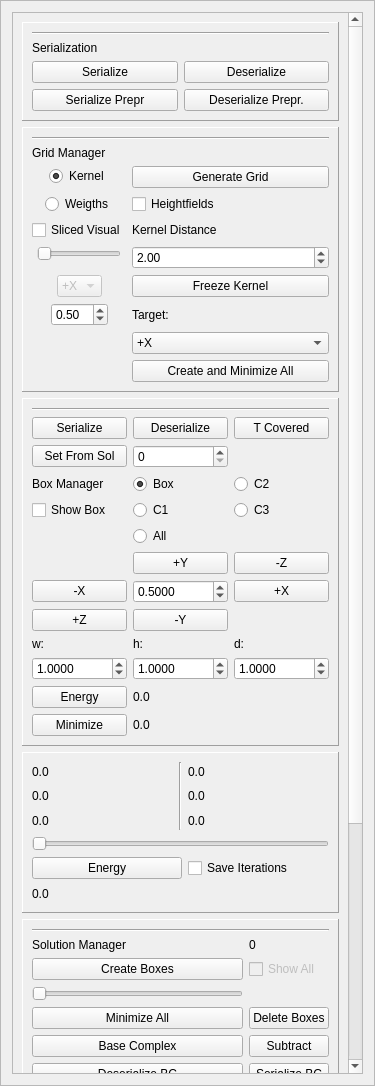
<?xml version="1.0" encoding="UTF-8"?>
<ui version="4.0">
 <class>EngineManager</class>
 <widget class="QFrame" name="EngineManager">
  <property name="geometry">
   <rect>
    <x>0</x>
    <y>0</y>
    <width>375</width>
    <height>1086</height>
   </rect>
  </property>
  <property name="minimumSize">
   <size>
    <width>375</width>
    <height>0</height>
   </size>
  </property>
  <property name="maximumSize">
   <size>
    <width>375</width>
    <height>16777215</height>
   </size>
  </property>
  <property name="windowTitle">
   <string>Frame</string>
  </property>
  <property name="frameShape">
   <enum>QFrame::StyledPanel</enum>
  </property>
  <property name="frameShadow">
   <enum>QFrame::Raised</enum>
  </property>
  <layout class="QGridLayout" name="gridLayout_12">
   <item row="0" column="0">
    <widget class="QScrollArea" name="scrollArea">
     <property name="sizePolicy">
      <sizepolicy hsizetype="Expanding" vsizetype="Expanding">
       <horstretch>0</horstretch>
       <verstretch>0</verstretch>
      </sizepolicy>
     </property>
     <property name="minimumSize">
      <size>
       <width>321</width>
       <height>0</height>
      </size>
     </property>
     <property name="verticalScrollBarPolicy">
      <enum>Qt::ScrollBarAsNeeded</enum>
     </property>
     <property name="widgetResizable">
      <bool>true</bool>
     </property>
     <widget class="QWidget" name="scrollAreaWidgetContents">
      <property name="geometry">
       <rect>
        <x>0</x>
        <y>0</y>
        <width>339</width>
        <height>1404</height>
       </rect>
      </property>
      <layout class="QGridLayout" name="gridLayout_15">
       <item row="0" column="0">
        <widget class="QFrame" name="frame_4">
         <property name="sizePolicy">
          <sizepolicy hsizetype="Preferred" vsizetype="Fixed">
           <horstretch>0</horstretch>
           <verstretch>0</verstretch>
          </sizepolicy>
         </property>
         <property name="frameShape">
          <enum>QFrame::Panel</enum>
         </property>
         <property name="frameShadow">
          <enum>QFrame::Raised</enum>
         </property>
         <layout class="QGridLayout" name="gridLayout_11">
          <item row="0" column="0" colspan="2">
           <widget class="Line" name="line_4">
            <property name="orientation">
             <enum>Qt::Horizontal</enum>
            </property>
           </widget>
          </item>
          <item row="1" column="0">
           <widget class="QLabel" name="label_10">
            <property name="text">
             <string>Serialization</string>
            </property>
           </widget>
          </item>
          <item row="2" column="0">
           <widget class="QPushButton" name="serializePushButton">
            <property name="text">
             <string>Serialize</string>
            </property>
           </widget>
          </item>
          <item row="2" column="1">
           <widget class="QPushButton" name="deserializePushButton">
            <property name="text">
             <string>Deserialize</string>
            </property>
           </widget>
          </item>
          <item row="3" column="1">
           <widget class="QPushButton" name="deserializePreprocessingPushButton">
            <property name="text">
             <string>Deserialize Prepr.</string>
            </property>
           </widget>
          </item>
          <item row="3" column="0">
           <widget class="QPushButton" name="serializePreprocessingPushButton">
            <property name="text">
             <string>Serialize Prepr</string>
            </property>
           </widget>
          </item>
         </layout>
        </widget>
       </item>
       <item row="2" column="0">
        <widget class="QFrame" name="frame_2">
         <property name="enabled">
          <bool>true</bool>
         </property>
         <property name="sizePolicy">
          <sizepolicy hsizetype="Preferred" vsizetype="Fixed">
           <horstretch>0</horstretch>
           <verstretch>0</verstretch>
          </sizepolicy>
         </property>
         <property name="frameShape">
          <enum>QFrame::Panel</enum>
         </property>
         <property name="frameShadow">
          <enum>QFrame::Raised</enum>
         </property>
         <layout class="QGridLayout" name="gridLayout">
          <item row="9" column="2">
           <widget class="QLabel" name="label_6">
            <property name="text">
             <string>d:</string>
            </property>
           </widget>
          </item>
          <item row="4" column="0">
           <widget class="QCheckBox" name="showBoxCheckBox">
            <property name="text">
             <string>Show Box</string>
            </property>
           </widget>
          </item>
          <item row="4" column="2">
           <widget class="QRadioButton" name="c3RadioButton">
            <property name="text">
             <string>C3</string>
            </property>
           </widget>
          </item>
          <item row="9" column="0">
           <widget class="QLabel" name="label_4">
            <property name="text">
             <string>w:</string>
            </property>
           </widget>
          </item>
          <item row="10" column="2">
           <widget class="QDoubleSpinBox" name="dSpinBox">
            <property name="decimals">
             <number>4</number>
            </property>
            <property name="singleStep">
             <double>0.500000000000000</double>
            </property>
            <property name="value">
             <double>1.000000000000000</double>
            </property>
           </widget>
          </item>
          <item row="12" column="0">
           <widget class="QPushButton" name="minimizePushButton">
            <property name="text">
             <string>Minimize</string>
            </property>
           </widget>
          </item>
          <item row="10" column="1">
           <widget class="QDoubleSpinBox" name="hSpinBox">
            <property name="decimals">
             <number>4</number>
            </property>
            <property name="singleStep">
             <double>0.500000000000000</double>
            </property>
            <property name="value">
             <double>1.000000000000000</double>
            </property>
           </widget>
          </item>
          <item row="7" column="1">
           <widget class="QDoubleSpinBox" name="stepSpinBox">
            <property name="decimals">
             <number>4</number>
            </property>
            <property name="singleStep">
             <double>0.500000000000000</double>
            </property>
            <property name="value">
             <double>0.500000000000000</double>
            </property>
           </widget>
          </item>
          <item row="11" column="0">
           <widget class="QPushButton" name="energyBoxPushButton">
            <property name="text">
             <string>Energy</string>
            </property>
           </widget>
          </item>
          <item row="0" column="0" colspan="3">
           <widget class="Line" name="line_2">
            <property name="orientation">
             <enum>Qt::Horizontal</enum>
            </property>
           </widget>
          </item>
          <item row="3" column="2">
           <widget class="QRadioButton" name="c2RadioButton">
            <property name="text">
             <string>C2</string>
            </property>
            <property name="checked">
             <bool>false</bool>
            </property>
           </widget>
          </item>
          <item row="8" column="1">
           <widget class="QPushButton" name="minusYButton">
            <property name="text">
             <string>-Y</string>
            </property>
           </widget>
          </item>
          <item row="9" column="1">
           <widget class="QLabel" name="label_5">
            <property name="text">
             <string>h:</string>
            </property>
           </widget>
          </item>
          <item row="6" column="2">
           <widget class="QPushButton" name="minusZButton">
            <property name="text">
             <string>-Z</string>
            </property>
           </widget>
          </item>
          <item row="6" column="1">
           <widget class="QPushButton" name="plusYButton">
            <property name="text">
             <string>+Y</string>
            </property>
           </widget>
          </item>
          <item row="1" column="1">
           <widget class="QPushButton" name="deserializeBoxPushButton">
            <property name="text">
             <string>Deserialize</string>
            </property>
           </widget>
          </item>
          <item row="11" column="1" colspan="2">
           <widget class="QLabel" name="energyLabel">
            <property name="text">
             <string>0.0</string>
            </property>
           </widget>
          </item>
          <item row="7" column="0">
           <widget class="QPushButton" name="minusXButton">
            <property name="text">
             <string>-X</string>
            </property>
           </widget>
          </item>
          <item row="3" column="1">
           <widget class="QRadioButton" name="boxRadioButton">
            <property name="text">
             <string>Box</string>
            </property>
            <property name="checked">
             <bool>true</bool>
            </property>
           </widget>
          </item>
          <item row="12" column="1" colspan="2">
           <widget class="QLabel" name="minimizedEnergyLabel">
            <property name="text">
             <string>0.0</string>
            </property>
           </widget>
          </item>
          <item row="10" column="0">
           <widget class="QDoubleSpinBox" name="wSpinBox">
            <property name="decimals">
             <number>4</number>
            </property>
            <property name="singleStep">
             <double>0.500000000000000</double>
            </property>
            <property name="value">
             <double>1.000000000000000</double>
            </property>
           </widget>
          </item>
          <item row="7" column="2">
           <widget class="QPushButton" name="plusXButton">
            <property name="text">
             <string>+X</string>
            </property>
           </widget>
          </item>
          <item row="3" column="0">
           <widget class="QLabel" name="label_8">
            <property name="text">
             <string>Box Manager</string>
            </property>
           </widget>
          </item>
          <item row="1" column="0">
           <widget class="QPushButton" name="serializeBoxPushButton">
            <property name="text">
             <string>Serialize</string>
            </property>
           </widget>
          </item>
          <item row="4" column="1">
           <widget class="QRadioButton" name="c1RadioButton">
            <property name="text">
             <string>C1</string>
            </property>
           </widget>
          </item>
          <item row="8" column="0">
           <widget class="QPushButton" name="plusZButton">
            <property name="text">
             <string>+Z</string>
            </property>
           </widget>
          </item>
          <item row="5" column="1">
           <widget class="QRadioButton" name="allRadioButton">
            <property name="text">
             <string>All</string>
            </property>
           </widget>
          </item>
          <item row="2" column="0">
           <widget class="QPushButton" name="setFromSolutionButton">
            <property name="text">
             <string>Set From Sol</string>
            </property>
           </widget>
          </item>
          <item row="2" column="1">
           <widget class="QSpinBox" name="setFromSolutionSpinBox"/>
          </item>
          <item row="1" column="2">
           <widget class="QPushButton" name="trianglesCoveredPushButton">
            <property name="text">
             <string>T Covered</string>
            </property>
           </widget>
          </item>
         </layout>
        </widget>
       </item>
       <item row="3" column="0">
        <widget class="QFrame" name="frame_5">
         <property name="sizePolicy">
          <sizepolicy hsizetype="Preferred" vsizetype="Fixed">
           <horstretch>0</horstretch>
           <verstretch>0</verstretch>
          </sizepolicy>
         </property>
         <property name="minimumSize">
          <size>
           <width>256</width>
           <height>161</height>
          </size>
         </property>
         <property name="frameShape">
          <enum>QFrame::Panel</enum>
         </property>
         <property name="frameShadow">
          <enum>QFrame::Raised</enum>
         </property>
         <layout class="QGridLayout" name="gridLayout_2">
          <item row="4" column="2">
           <widget class="QCheckBox" name="saveIterationsCheckBox">
            <property name="text">
             <string>Save Iterations</string>
            </property>
           </widget>
          </item>
          <item row="5" column="0" colspan="3">
           <widget class="QLabel" name="energyIterationLabel">
            <property name="text">
             <string>0.0</string>
            </property>
           </widget>
          </item>
          <item row="1" column="2">
           <widget class="QLabel" name="gmaxy">
            <property name="sizePolicy">
             <sizepolicy hsizetype="Preferred" vsizetype="Preferred">
              <horstretch>0</horstretch>
              <verstretch>0</verstretch>
             </sizepolicy>
            </property>
            <property name="text">
             <string>0.0</string>
            </property>
           </widget>
          </item>
          <item row="0" column="2">
           <widget class="QLabel" name="gmaxx">
            <property name="text">
             <string>0.0</string>
            </property>
           </widget>
          </item>
          <item row="2" column="0">
           <widget class="QLabel" name="gminz">
            <property name="text">
             <string>0.0</string>
            </property>
           </widget>
          </item>
          <item row="2" column="2">
           <widget class="QLabel" name="gmaxz">
            <property name="text">
             <string>0.0</string>
            </property>
           </widget>
          </item>
          <item row="3" column="0" colspan="3">
           <widget class="QSlider" name="iterationsSlider">
            <property name="orientation">
             <enum>Qt::Horizontal</enum>
            </property>
           </widget>
          </item>
          <item row="4" column="0" colspan="2">
           <widget class="QPushButton" name="energyIterationsButton">
            <property name="text">
             <string>Energy</string>
            </property>
           </widget>
          </item>
          <item row="0" column="0">
           <widget class="QLabel" name="gminx">
            <property name="text">
             <string>0.0</string>
            </property>
           </widget>
          </item>
          <item row="1" column="0">
           <widget class="QLabel" name="gminy">
            <property name="text">
             <string>0.0</string>
            </property>
           </widget>
          </item>
          <item row="0" column="1" rowspan="3">
           <widget class="Line" name="line_5">
            <property name="orientation">
             <enum>Qt::Vertical</enum>
            </property>
           </widget>
          </item>
         </layout>
        </widget>
       </item>
       <item row="6" column="0">
        <widget class="QFrame" name="frame_6">
         <property name="sizePolicy">
          <sizepolicy hsizetype="Preferred" vsizetype="Fixed">
           <horstretch>0</horstretch>
           <verstretch>0</verstretch>
          </sizepolicy>
         </property>
         <property name="frameShape">
          <enum>QFrame::Panel</enum>
         </property>
         <property name="frameShadow">
          <enum>QFrame::Raised</enum>
         </property>
         <layout class="QGridLayout" name="gridLayout_3">
          <item row="1" column="0">
           <widget class="QLabel" name="label_11">
            <property name="text">
             <string>Dcel Manager</string>
            </property>
           </widget>
          </item>
          <item row="0" column="0" colspan="2">
           <widget class="Line" name="line_6">
            <property name="sizePolicy">
             <sizepolicy hsizetype="Minimum" vsizetype="Fixed">
              <horstretch>0</horstretch>
              <verstretch>0</verstretch>
             </sizepolicy>
            </property>
            <property name="orientation">
             <enum>Qt::Horizontal</enum>
            </property>
           </widget>
          </item>
          <item row="4" column="0">
           <widget class="QFrame" name="frame3">
            <property name="frameShape">
             <enum>QFrame::NoFrame</enum>
            </property>
            <property name="frameShadow">
             <enum>QFrame::Raised</enum>
            </property>
            <layout class="QGridLayout" name="gridLayout_13">
             <item row="0" column="0">
              <widget class="QCheckBox" name="wireframeDcelCheckBox">
               <property name="enabled">
                <bool>true</bool>
               </property>
               <property name="text">
                <string>Wireframe</string>
               </property>
               <property name="checked">
                <bool>true</bool>
               </property>
              </widget>
             </item>
             <item row="1" column="0">
              <spacer name="verticalSpacer_6">
               <property name="orientation">
                <enum>Qt::Vertical</enum>
               </property>
               <property name="sizeHint" stdset="0">
                <size>
                 <width>20</width>
                 <height>40</height>
                </size>
               </property>
              </spacer>
             </item>
            </layout>
           </widget>
          </item>
          <item row="4" column="1">
           <widget class="QFrame" name="frame2">
            <layout class="QGridLayout" name="gridLayout_14">
             <item row="3" column="0">
              <spacer name="verticalSpacer">
               <property name="orientation">
                <enum>Qt::Vertical</enum>
               </property>
               <property name="sizeHint" stdset="0">
                <size>
                 <width>20</width>
                 <height>40</height>
                </size>
               </property>
              </spacer>
             </item>
             <item row="0" column="0">
              <widget class="QRadioButton" name="pointsDcelRadioButton">
               <property name="enabled">
                <bool>true</bool>
               </property>
               <property name="text">
                <string>Points</string>
               </property>
               <property name="checked">
                <bool>true</bool>
               </property>
              </widget>
             </item>
             <item row="1" column="0">
              <widget class="QRadioButton" name="flatDcelRadioButton">
               <property name="enabled">
                <bool>true</bool>
               </property>
               <property name="text">
                <string>Flat</string>
               </property>
               <property name="checked">
                <bool>false</bool>
               </property>
              </widget>
             </item>
             <item row="2" column="0">
              <widget class="QRadioButton" name="smoothDcelRadioButton">
               <property name="enabled">
                <bool>true</bool>
               </property>
               <property name="text">
                <string>Smooth</string>
               </property>
               <property name="checked">
                <bool>false</bool>
               </property>
              </widget>
             </item>
            </layout>
           </widget>
          </item>
          <item row="2" column="0" colspan="2">
           <widget class="QFrame" name="frame_7">
            <property name="frameShape">
             <enum>QFrame::StyledPanel</enum>
            </property>
            <property name="frameShadow">
             <enum>QFrame::Raised</enum>
            </property>
            <layout class="QFormLayout" name="formLayout">
             <item row="0" column="0">
              <widget class="QRadioButton" name="inputMeshRadioButton">
               <property name="text">
                <string>Input Mesh</string>
               </property>
               <property name="checked">
                <bool>true</bool>
               </property>
              </widget>
             </item>
             <item row="1" column="0">
              <widget class="QRadioButton" name="baseComplexRadioButton">
               <property name="text">
                <string>Base Complex</string>
               </property>
              </widget>
             </item>
             <item row="0" column="1">
              <widget class="QRadioButton" name="heightfieldsRadioButton">
               <property name="text">
                <string>Heightfields</string>
               </property>
              </widget>
             </item>
            </layout>
            <zorder>baseComplexRadioButton</zorder>
            <zorder>inputMeshRadioButton</zorder>
            <zorder>heightfieldsRadioButton</zorder>
           </widget>
          </item>
         </layout>
        </widget>
       </item>
       <item row="4" column="0">
        <widget class="QFrame" name="frame">
         <property name="sizePolicy">
          <sizepolicy hsizetype="Preferred" vsizetype="Fixed">
           <horstretch>0</horstretch>
           <verstretch>0</verstretch>
          </sizepolicy>
         </property>
         <property name="frameShape">
          <enum>QFrame::Panel</enum>
         </property>
         <property name="frameShadow">
          <enum>QFrame::Raised</enum>
         </property>
         <layout class="QGridLayout" name="gridLayout_4">
          <item row="7" column="1">
           <widget class="QPushButton" name="serializeBCPushButton">
            <property name="text">
             <string>Serialize BC</string>
            </property>
           </widget>
          </item>
          <item row="1" column="0">
           <widget class="QLabel" name="label_9">
            <property name="text">
             <string>Solution Manager</string>
            </property>
           </widget>
          </item>
          <item row="7" column="0">
           <widget class="QPushButton" name="deserializeBCPushButton">
            <property name="text">
             <string>Deserialize BC</string>
            </property>
           </widget>
          </item>
          <item row="6" column="0">
           <widget class="QPushButton" name="baseComplexPushButton">
            <property name="text">
             <string>Base Complex</string>
            </property>
           </widget>
          </item>
          <item row="6" column="1">
           <widget class="QPushButton" name="subtractPushButton">
            <property name="text">
             <string>Subtract</string>
            </property>
           </widget>
          </item>
          <item row="1" column="1">
           <widget class="QLabel" name="solutionNumberLabel">
            <property name="text">
             <string>0</string>
            </property>
           </widget>
          </item>
          <item row="2" column="0">
           <widget class="QPushButton" name="createBoxesPushButton">
            <property name="text">
             <string>Create Boxes</string>
            </property>
           </widget>
          </item>
          <item row="4" column="1">
           <widget class="QPushButton" name="deleteBoxesPushButton">
            <property name="text">
             <string>Delete Boxes</string>
            </property>
           </widget>
          </item>
          <item row="2" column="1">
           <widget class="QCheckBox" name="showAllSolutionsCheckBox">
            <property name="enabled">
             <bool>false</bool>
            </property>
            <property name="text">
             <string>Show All</string>
            </property>
           </widget>
          </item>
          <item row="3" column="0">
           <widget class="QSlider" name="solutionsSlider">
            <property name="enabled">
             <bool>false</bool>
            </property>
            <property name="orientation">
             <enum>Qt::Horizontal</enum>
            </property>
           </widget>
          </item>
          <item row="4" column="0">
           <widget class="QPushButton" name="minimizeAllPushButton">
            <property name="text">
             <string>Minimize All</string>
            </property>
           </widget>
          </item>
          <item row="0" column="0" colspan="2">
           <widget class="Line" name="line_3">
            <property name="orientation">
             <enum>Qt::Horizontal</enum>
            </property>
           </widget>
          </item>
          <item row="8" column="0">
           <widget class="QSlider" name="heightfieldsSlider">
            <property name="orientation">
             <enum>Qt::Horizontal</enum>
            </property>
           </widget>
          </item>
          <item row="8" column="1">
           <widget class="QCheckBox" name="allHeightfieldsCheckBox">
            <property name="text">
             <string>All</string>
            </property>
            <property name="checked">
             <bool>true</bool>
            </property>
           </widget>
          </item>
         </layout>
        </widget>
       </item>
       <item row="1" column="0">
        <widget class="QFrame" name="frame_3">
         <property name="sizePolicy">
          <sizepolicy hsizetype="Preferred" vsizetype="Fixed">
           <horstretch>0</horstretch>
           <verstretch>0</verstretch>
          </sizepolicy>
         </property>
         <property name="layoutDirection">
          <enum>Qt::LeftToRight</enum>
         </property>
         <property name="frameShape">
          <enum>QFrame::Panel</enum>
         </property>
         <property name="frameShadow">
          <enum>QFrame::Raised</enum>
         </property>
         <layout class="QFormLayout" name="formLayout_2">
          <property name="sizeConstraint">
           <enum>QLayout::SetDefaultConstraint</enum>
          </property>
          <property name="fieldGrowthPolicy">
           <enum>QFormLayout::AllNonFixedFieldsGrow</enum>
          </property>
          <property name="labelAlignment">
           <set>Qt::AlignCenter</set>
          </property>
          <property name="formAlignment">
           <set>Qt::AlignHCenter|Qt::AlignTop</set>
          </property>
          <item row="0" column="0" colspan="2">
           <widget class="Line" name="line">
            <property name="orientation">
             <enum>Qt::Horizontal</enum>
            </property>
           </widget>
          </item>
          <item row="1" column="0">
           <widget class="QLabel" name="label_7">
            <property name="text">
             <string>Grid Manager</string>
            </property>
           </widget>
          </item>
          <item row="2" column="1">
           <widget class="QPushButton" name="generateGridPushButton">
            <property name="text">
             <string>Generate Grid</string>
            </property>
           </widget>
          </item>
          <item row="4" column="1">
           <widget class="QLabel" name="label_2">
            <property name="text">
             <string>Kernel Distance</string>
            </property>
           </widget>
          </item>
          <item row="5" column="1">
           <widget class="QDoubleSpinBox" name="distanceSpinBox">
            <property name="minimum">
             <double>0.500000000000000</double>
            </property>
            <property name="maximum">
             <double>50.000000000000000</double>
            </property>
            <property name="singleStep">
             <double>0.500000000000000</double>
            </property>
            <property name="value">
             <double>2.000000000000000</double>
            </property>
           </widget>
          </item>
          <item row="6" column="1">
           <widget class="QPushButton" name="freezeKernelPushButton">
            <property name="text">
             <string>Freeze Kernel</string>
            </property>
           </widget>
          </item>
          <item row="9" column="1">
           <widget class="QComboBox" name="targetComboBox">
            <item>
             <property name="text">
              <string>+X</string>
             </property>
            </item>
            <item>
             <property name="text">
              <string>+Y</string>
             </property>
            </item>
            <item>
             <property name="text">
              <string>+Z</string>
             </property>
            </item>
            <item>
             <property name="text">
              <string>-X</string>
             </property>
            </item>
            <item>
             <property name="text">
              <string>-Y</string>
             </property>
            </item>
            <item>
             <property name="text">
              <string>-Z</string>
             </property>
            </item>
           </widget>
          </item>
          <item row="12" column="1">
           <widget class="QPushButton" name="createAndMinimizeAllPushButton">
            <property name="text">
             <string>Create and Minimize All</string>
            </property>
           </widget>
          </item>
          <item row="3" column="1">
           <widget class="QCheckBox" name="heightfieldsCheckBox">
            <property name="text">
             <string>Heightfields</string>
            </property>
           </widget>
          </item>
          <item row="2" column="0">
           <widget class="QRadioButton" name="kernelRadioButton">
            <property name="text">
             <string>Kernel</string>
            </property>
            <property name="checked">
             <bool>true</bool>
            </property>
           </widget>
          </item>
          <item row="3" column="0">
           <widget class="QRadioButton" name="weigthsRadioButton">
            <property name="text">
             <string>Weigths</string>
            </property>
            <property name="checked">
             <bool>false</bool>
            </property>
           </widget>
          </item>
          <item row="4" column="0">
           <widget class="QCheckBox" name="sliceCheckBox">
            <property name="text">
             <string>Sliced Visual</string>
            </property>
           </widget>
          </item>
          <item row="5" column="0">
           <widget class="QSlider" name="sliceSlider">
            <property name="enabled">
             <bool>false</bool>
            </property>
            <property name="orientation">
             <enum>Qt::Horizontal</enum>
            </property>
           </widget>
          </item>
          <item row="6" column="0">
           <widget class="QComboBox" name="sliceComboBox">
            <property name="enabled">
             <bool>false</bool>
            </property>
            <item>
             <property name="text">
              <string>+X</string>
             </property>
            </item>
            <item>
             <property name="text">
              <string>+Y</string>
             </property>
            </item>
            <item>
             <property name="text">
              <string>+Z</string>
             </property>
            </item>
           </widget>
          </item>
          <item row="8" column="0">
           <widget class="QDoubleSpinBox" name="stepDrawGridSpinBox">
            <property name="minimum">
             <double>0.010000000000000</double>
            </property>
            <property name="singleStep">
             <double>0.100000000000000</double>
            </property>
            <property name="value">
             <double>0.500000000000000</double>
            </property>
           </widget>
          </item>
          <item row="8" column="1">
           <widget class="QLabel" name="label_3">
            <property name="text">
             <string>Target:</string>
            </property>
           </widget>
          </item>
         </layout>
        </widget>
       </item>
      </layout>
     </widget>
    </widget>
   </item>
  </layout>
 </widget>
 <resources/>
 <connections/>
</ui>
